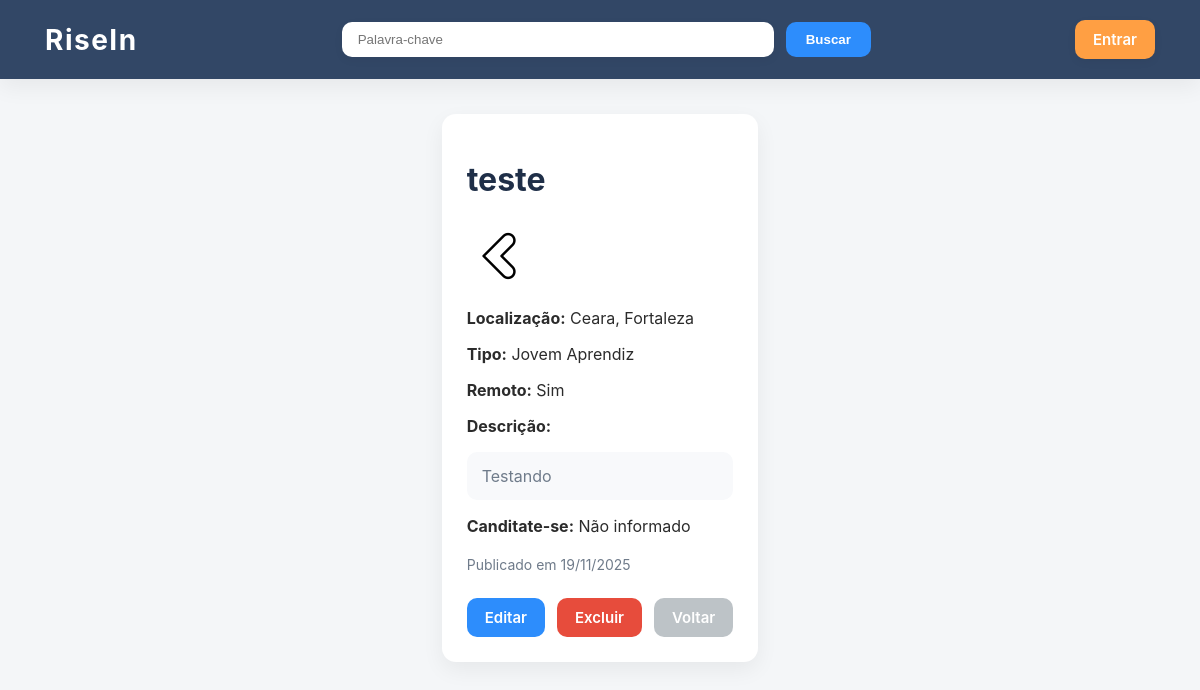
The page /vagas/6/ on the database its author committed.
### opportunity/models.py (models this page shows, shortened)
class Vaga(models.Model):
    TIPO_CHOICES = [
        ('aprendiz', 'Jovem Aprendiz'),
        ('estagio', 'Estágio'),
    ]
    titulo = models.CharField(max_length=100)
    empresa = models.ForeignKey(Empresa, on_delete=models.CASCADE)
    descricao = models.TextField()
    localizacao = models.CharField(max_length=100)
    remoto = models.BooleanField(default=False)
    tipo = models.CharField(max_length=20, choices=TIPO_CHOICES)
    data_publicacao = models.DateTimeField(auto_now_add=True)

class Empresa(models.Model):
    nome = models.CharField(max_length=100)
    imagem = models.ImageField(upload_to='empresas/', blank=True, null=True)
    site = models.URLField(blank=True, null=True)

### opportunity/views.py (the view)
# urls.py: path('vagas/<int:id>/', views.vaga_detail, name='detalhe_vaga'),
def vaga_detail(request, id):
    vaga = get_object_or_404(Vaga, id=id)
    return render(request, 'opportunity/vaga_detail.html', {'vaga': vaga})

### opportunity/templates/opportunity/vaga_detail.html
{% extends "opportunity/base.html" %}
{% block content %}
<div class="vaga-detalhe-container">
    <h1 class="vaga-titulo">{{ vaga.titulo }}</h1>
        {% if vaga.empresa.imagem %}
            <img src="{{ vaga.empresa.imagem.url }}" alt="{{ vaga.empresa.nome }}" class="empresa-imagem">
        {% else %}
            <div class="empresa-imagem-placeholder"></div>
        {% endif %}
        <p><strong>Localização:</strong> {{ vaga.localizacao }}</p>
        <p><strong>Tipo:</strong> {{ vaga.get_tipo_display }}</p>
        <p><strong>Remoto:</strong> {{ vaga.remoto|yesno:"Sim,Não" }}</p>
        <p><strong>Descrição:</strong></p>
        <div class="vaga-descricao">
            {{ vaga.descricao }}
        </div>
        <p>
            <strong>Canditate-se:</strong>
            {% if vaga.empresa.site %}
                <a href="{{ vaga.empresa.site }}" target="_blank" rel="noopener noreferrer">
                    {{ vaga.empresa.site }}
                </a>
            {% else %}
                Não informado
            {% endif %}
        </p>
        <p class="data-publicacao">
            Publicado em {{ vaga.data_publicacao|date:"d/m/Y" }}
        </p>
        <div class="acoes">
            <a class="btn editar" href="{% url 'editar_vaga' vaga.pk %}">Editar</a>
            <a class="btn excluir" href="{% url 'excluir_vaga' vaga.pk %}">Excluir</a>
            <a class="btn voltar" href="{% url 'home' %}">Voltar</a>
        </div>
</div>
{% endblock %}

### opportunity/static/opportunity/style.css (style rules this page uses)
:root { --bg: #f4f6f8; --primary: #1f2f48; --primary-light: #324766; --secondary: #2d8dfc; --secondary-dark: #1c6ed6; --accent: #ff9f43; --text-dark: #2b2b2b; --text-light: #6f7b8a; --radius: 10px; --radius-lg: 14px; --shadow: 0 8px 22px rgba(0,0,0,0.06); --shadow-sm: 0 3px 10px rgba(0,0,0,0.05); }
body { margin: 0; font-family: "Inter", Arial, sans-serif; background: var(--bg); color: var(--text-dark); }
.vaga-detalhe-container { max-width: 900px; margin: 0 auto; padding: 25px; background: white; border-radius: var(--radius-lg); box-shadow: var(--shadow); }
.vaga-titulo { font-size: 32px; font-weight: 700; color: var(--primary); margin-bottom: 25px; }
.empresa-imagem { max-width: 80px; max-width: 80px; }
.vaga-descricao { background: #f8f9fb; padding: 12px 15px; border-radius: var(--radius); margin-top: 6px; color: var(--text-light); line-height: 1.5; }
.data-publicacao { margin-top: 20px; font-size: 14px; color: var(--text-light); }
.acoes { margin-top: 25px; display: flex; gap: 12px; }
.btn { padding: 10px 18px; border-radius: var(--radius); text-decoration: none; font-weight: 600; transition: 0.25s; font-size: 15px; }
.btn.editar { background: var(--secondary); color: white; }
.btn.excluir { background: #e74c3c; color: white; }
.btn.voltar { background: #bdc3c7; color: white; }

### rows shown on the page
Vaga: titulo "teste", empresa.imagem (picture), localizacao "Ceara, Fortaleza", tipo "Jovem Aprendiz", remoto "Sim", descricao "Testando", data_publicacao "19/11/2025"
